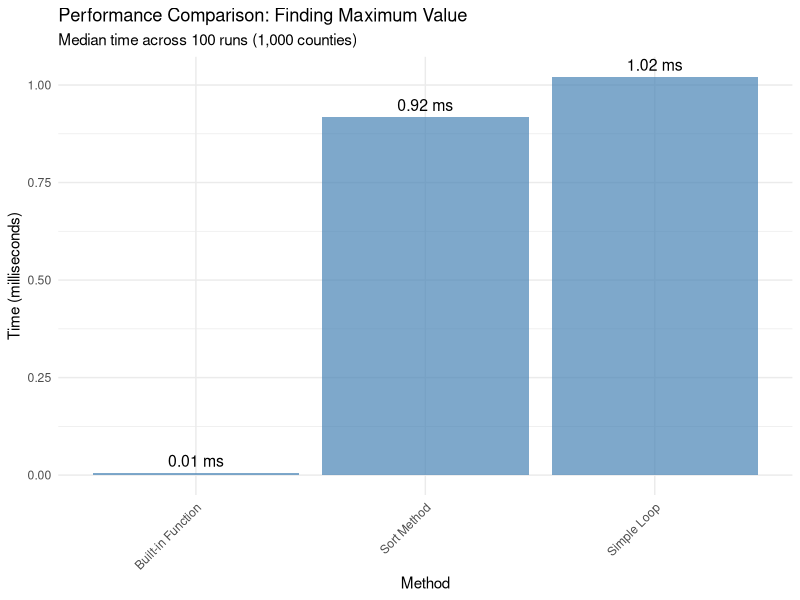
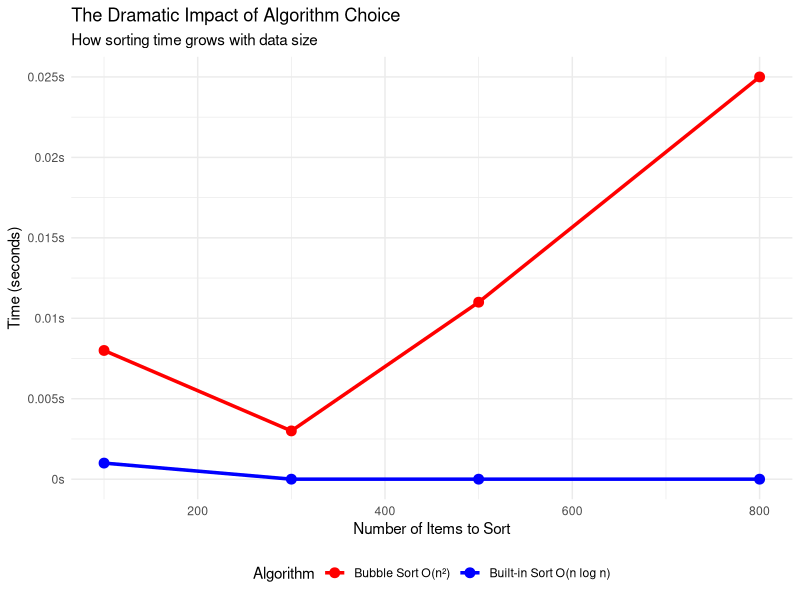
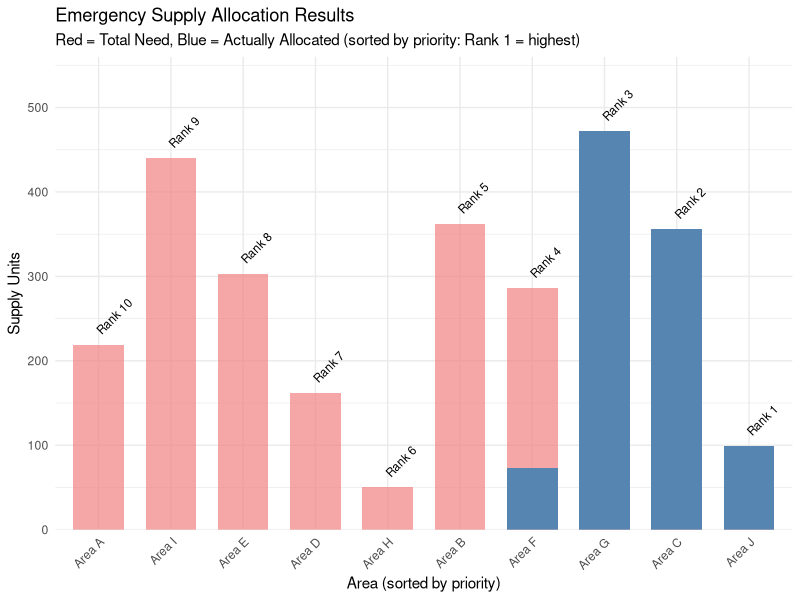

The R script that drew these images, in order:
## ---- chunk 1
knitr::opts_chunk$set(echo = TRUE, fig.width = 8, fig.height = 6)
library(tidyverse)
library(scales)
library(microbenchmark)
library(patchwork)
## ---- chunk 2
# Create sample unemployment data
set.seed(42)
unemployment_data <- tibble(
  county = paste("County", 1:1000),
  unemployment_rate = runif(1000, 0.02, 0.15)  # 2% to 15%
)

# Show first few rows
head(unemployment_data, 3)
## ---- chunk 3
# Method 1: Simple and clear
find_max_simple <- function(data) {
  max_rate <- data$unemployment_rate[1]  # Start with first value
  max_county <- data$county[1]
  
  for(i in 2:nrow(data)) {
    if(data$unemployment_rate[i] > max_rate) {
      max_rate <- data$unemployment_rate[i]
      max_county <- data$county[i]
    }
  }
  
  return(list(county = max_county, rate = max_rate))
}

# Test it
result1 <- find_max_simple(unemployment_data)
cat("Highest unemployment:", result1$county, "at", 
    scales::percent(result1$rate, accuracy = 0.1))
## ---- chunk 4
# Method 2: Leverage R's optimized functions
find_max_builtin <- function(data) {
  max_idx <- which.max(data$unemployment_rate)
  return(list(
    county = data$county[max_idx],
    rate = data$unemployment_rate[max_idx]
  ))
}

# Test it
result2 <- find_max_builtin(unemployment_data)
cat("Highest unemployment:", result2$county, "at", 
    scales::percent(result2$rate, accuracy = 0.1))
## ---- chunk 5
# Method 3: Sort first, then take the top
find_max_sort <- function(data) {
  sorted_data <- data %>%
    arrange(desc(unemployment_rate))
  
  return(list(
    county = sorted_data$county[1],
    rate = sorted_data$unemployment_rate[1]
  ))
}

# Test it
result3 <- find_max_sort(unemployment_data)
cat("Highest unemployment:", result3$county, "at", 
    scales::percent(result3$rate, accuracy = 0.1))
## ---- chunk 6
# Create datasets of different sizes
create_test_data <- function(n) {
  tibble(
    county = paste("County", 1:n),
    unemployment_rate = runif(n, 0.02, 0.15)
  )
}

# Test with 1000 rows
test_data <- create_test_data(1000)

# Compare performance
benchmark_results <- microbenchmark(
  simple = find_max_simple(test_data),
  builtin = find_max_builtin(test_data),
  sorting = find_max_sort(test_data),
  times = 100
)

print(benchmark_results)
## ---- chunk 7
#| echo: false
# Convert benchmark results to a more readable format
benchmark_summary <- benchmark_results %>%
  group_by(expr) %>%
  summarise(
    median_time_ms = median(time) / 1e6,  # Convert to milliseconds
    .groups = 'drop'
  ) %>%
  mutate(
    method = case_when(
      expr == "simple" ~ "Simple Loop",
      expr == "builtin" ~ "Built-in Function", 
      expr == "sorting" ~ "Sort Method"
    )
  )

ggplot(benchmark_summary, aes(x = reorder(method, median_time_ms), y = median_time_ms)) +
  geom_col(fill = "steelblue", alpha = 0.7) +
  geom_text(aes(label = paste0(round(median_time_ms, 2), " ms")), 
            vjust = -0.5, size = 4) +
  labs(title = "Performance Comparison: Finding Maximum Value",
       subtitle = "Median time across 100 runs (1,000 counties)",
       x = "Method", y = "Time (milliseconds)") +
  theme_minimal() +
  theme(axis.text.x = element_text(angle = 45, hjust = 1))
## ---- chunk 8
# Bubble Sort: O(n²) - compares every pair
bubble_sort <- function(x) {
  n <- length(x)
  for(i in 1:(n-1)) {
    for(j in 1:(n-i)) {
      if(x[j] > x[j+1]) {
        # Swap elements
        temp <- x[j+1]
        x[j+1] <- x[j]
        x[j] <- temp
      }
    }
  }
  return(x)
}

# Test with small dataset
small_data <- c(64, 34, 25, 12, 22, 11, 90)
cat("Original:", paste(small_data, collapse = ", "), "\n")
cat("Sorted:  ", paste(bubble_sort(small_data), collapse = ", "), "\n")
## ---- chunk 9
#| code-overflow: scroll
#| output-location: fragment
# Test sorting performance with different sizes
test_sorting_performance <- function(sizes) {
  results <- tibble()
  
  for(n in sizes) {
    # Create random data - ensure we have enough values to sample from
    max_val <- max(1000, n)  # Use at least 1000 or n, whichever is larger
    test_data <- sample(1:max_val, n)
    
    # Time bubble sort (O(n²))
    bubble_time <- system.time({
      bubble_sort(test_data)
    })["elapsed"]
    
    # Time R's built-in sort (O(n log n))
    builtin_time <- system.time({
      sort(test_data)
    })["elapsed"]
    
    results <- bind_rows(results, tibble(
      n = n,
      bubble_sort = bubble_time,
      builtin_sort = builtin_time
    ))
  }
  
  return(results)
}

# Test with increasing sizes (be careful not to make too large!)
performance_data <- test_sorting_performance(c(100, 300, 500, 800))
performance_data
## ---- chunk 10
#| echo: false
# Reshape data for plotting
performance_long <- performance_data %>%
  pivot_longer(cols = c(bubble_sort, builtin_sort), 
               names_to = "algorithm", 
               values_to = "time_seconds") %>%
  mutate(
    algorithm = case_when(
      algorithm == "bubble_sort" ~ "Bubble Sort O(n²)",
      algorithm == "builtin_sort" ~ "Built-in Sort O(n log n)"
    )
  )

ggplot(performance_long, aes(x = n, y = time_seconds, color = algorithm)) +
  geom_line(size = 1.2) +
  geom_point(size = 3) +
  scale_y_continuous(labels = function(x) paste0(x, "s")) +
  scale_color_manual(values = c("Bubble Sort O(n²)" = "red", 
                               "Built-in Sort O(n log n)" = "blue")) +
  labs(title = "The Dramatic Impact of Algorithm Choice",
       subtitle = "How sorting time grows with data size",
       x = "Number of Items to Sort",
       y = "Time (seconds)",
       color = "Algorithm") +
  theme_minimal() +
  theme(legend.position = "bottom")
## ---- chunk 11
# Create sample emergency data
set.seed(123)
emergency_data <- tibble(
  area_id = paste("Area", LETTERS[1:10]),
  population = sample(1000:50000, 10),
  severity_score = sample(1:10, 10, replace = TRUE),  # 1 = low, 10 = critical
  distance_km = sample(5:100, 10),
  supplies_needed = sample(10:500, 10)
) %>%
  # Calculate priority score (higher = more urgent)
  mutate(
    priority_score = (severity_score * population) / distance_km,
    priority_rank = rank(-priority_score)  # Negative for descending order
  )

head(emergency_data)
## ---- chunk 12
# GREEDY ALLOCATION ALGORITHM
# Input: areas (tibble with priority_score, supplies_needed, etc.)
#        total_supplies (integer: total units available)
# Output: tibble with area_id, allocated, needed, priority_rank

allocate_supplies_simple <- function(areas, total_supplies) {
  
  # STEP 1: Sort areas by priority (highest priority first)
  # This creates our "queue" - we'll serve highest priority areas first
  sorted_areas <- areas %>%
    arrange(desc(priority_score))  # desc() = descending order
  
  # STEP 2: Initialize our tracking variables
  remaining_supplies <- total_supplies  # How many supplies we have left
  allocations <- tibble()              # Empty table to store results
  
  # STEP 3: Go through each area in priority order
  for(i in 1:nrow(sorted_areas)) {
    current_area <- sorted_areas[i, ]  # Get data for this area
    
    # STEP 4: Give this area as much as possible (but not more than needed)
    # Example: Area needs 500, we have 300 left → give 300
    # Example: Area needs 200, we have 300 left → give 200
    allocated_to_this_area <- min(current_area$supplies_needed, remaining_supplies)
    
    # STEP 5: Record what we gave to this area
    allocations <- bind_rows(allocations, tibble(
      area_id = current_area$area_id,           # Which area (character)
      allocated = allocated_to_this_area,       # How much we gave (integer)
      needed = current_area$supplies_needed,    # How much they needed (integer)
      priority_rank = current_area$priority_rank # Their rank (integer)
    ))
    
    # STEP 6: Update how many supplies we have left
    remaining_supplies <- remaining_supplies - allocated_to_this_area
    
    # STEP 7: If we're out of supplies, stop (no point continuing)
    if(remaining_supplies <= 0) break
  }
  
  # STEP 8: Add areas that got nothing (for complete reporting)
  # Find areas we never got to (ran out of supplies before reaching them)
  unallocated_areas <- sorted_areas %>%
    filter(!area_id %in% allocations$area_id) %>%  # Areas not in our results yet
    select(area_id, supplies_needed, priority_rank) %>%
    mutate(
      allocated = 0,                    # They got 0 supplies
      needed = supplies_needed          # Their original request
    ) %>%
    select(area_id, allocated, needed, priority_rank)  # Keep only the columns we want
  
  # STEP 9: Combine allocated and unallocated areas into final result
  final_allocations <- bind_rows(allocations, unallocated_areas)
  
  return(final_allocations)
}

# TEST: Run the algorithm with 1000 supply units
allocation_result <- allocate_supplies_simple(emergency_data, 1000)
allocation_result
## ---- chunk 13
# Add allocation results back to original data for analysis
analysis_data <- allocation_result %>%
  mutate(
    percent_satisfied = allocated / needed,
    unmet_need = needed - allocated
  )

# Summary statistics
cat("Algorithm Performance Summary:\n")
cat("- Areas fully served:", sum(analysis_data$percent_satisfied >= 1), "out of", nrow(analysis_data), "\n")
cat("- Total supplies allocated:", sum(analysis_data$allocated, na.rm = TRUE), "out of 1000\n")
cat("- Average satisfaction rate:", scales::percent(mean(analysis_data$percent_satisfied, na.rm = TRUE)), "\n")
cat("- Highest priority area satisfaction:", 
    scales::percent(analysis_data$percent_satisfied[analysis_data$priority_rank == 1]), "\n")
## ---- chunk 14
#| echo: false
# Create visualization of allocation decisions
ggplot(analysis_data, aes(x = reorder(area_id, -priority_rank))) +  # Negative to sort by priority
  geom_col(aes(y = needed), fill = "lightcoral", alpha = 0.7, width = 0.7) +
  geom_col(aes(y = allocated), fill = "steelblue", alpha = 0.9, width = 0.7) +
  geom_text(aes(y = pmax(needed, allocated) + 15, 
                label = paste("Rank", priority_rank)), 
            size = 3, angle = 45, hjust = 0) +
  scale_y_continuous(expand = expansion(mult = c(0, 0.15))) +  # Add 15% buffer at top
  labs(title = "Emergency Supply Allocation Results",
       subtitle = "Red = Total Need, Blue = Actually Allocated (sorted by priority: Rank 1 = highest)",
       x = "Area (sorted by priority)", y = "Supply Units") +
  theme_minimal() +
  theme(axis.text.x = element_text(angle = 45, hjust = 1))
